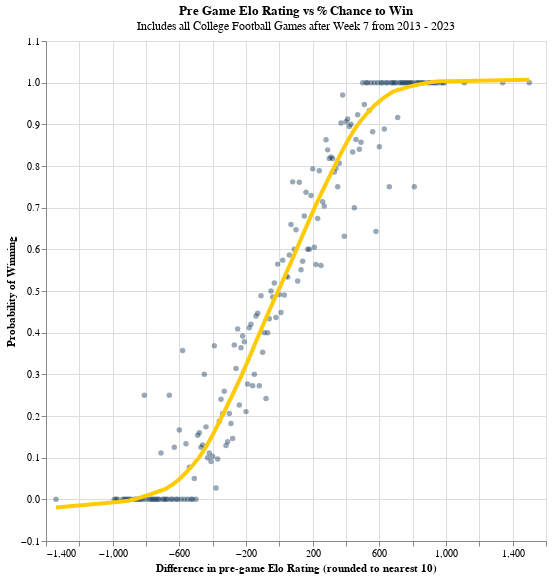

This figure's notebook cell:
### Code cell
title_params = {
      "text": "Pre Game Elo Rating vs % Chance to Win", 
      "subtitle": "Includes all College Football Games after Week 7 from 2013 - 2023",
    }

base = alt.Chart(a).mark_circle(opacity=0.4, color = '#00274C').encode(
    alt.X('pre_game_elo_diff_rounded:Q', title = 'Difference in pre-game Elo Rating (rounded to nearest 10)'),
    alt.Y('win_flag:Q', title = 'Probability of Winning')
)

# Line is formed using altair's "LOcally Estimated Scatterplot Smoothing" (LOESS)
base + base.transform_loess('pre_game_elo_diff_rounded', 'win_flag').mark_line(size=4, color = '#FFCB05').properties(
    title = title_params,
    height = 500, width = 500)

### Figure 1 — Vega-Lite specification as saved in the notebook (floating-point values rounded to 4 significant figures; data arrays with more than 128 entries replaced by an {"elided": "..."} marker saying what was removed)
{"config": {"view": {"continuousWidth": 300, "continuousHeight": 300}}, "layer": [{"mark": {"type": "circle", "color": "#00274C", "opacity": 0.4}, "encoding": {"x": {"field": "pre_game_elo_diff_rounded", "title": "Difference in pre-game Elo Rating (rounded to nearest 10)", "type": "quantitative"}, "y": {"field": "win_flag", "title": "Probability of Winning", "type": "quantitative"}}}, {"mark": {"type": "line", "color": "#FFCB05", "size": 4}, "encoding": {"x": {"field": "pre_game_elo_diff_rounded", "title": "Difference in pre-game Elo Rating (rounded to nearest 10)", "type": "quantitative"}, "y": {"field": "win_flag", "title": "Probability of Winning", "type": "quantitative"}}, "title": {"text": "Pre Game Elo Rating vs % Chance to Win", "subtitle": "Includes all College Football Games after Week 7 from 2013 - 2023"}, "transform": [{"loess": "win_flag", "on": "pre_game_elo_diff_rounded"}]}], "data": {"name": "data-fa49d9e772ef80190ef96849e07d0041"}, "height": 500, "width": 500, "$schema": "https://vega.github.io/schema/vega-lite/v5.6.1.json", "datasets": {"data-fa49d9e772ef80190ef96849e07d0041": {"elided": "197 records"}}}
